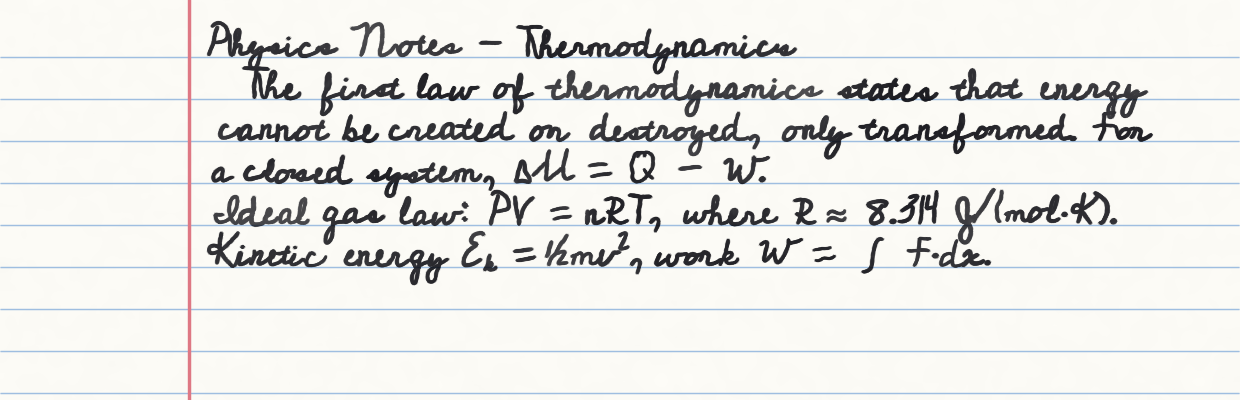
#> input picture samples/cursive-school.png, 1240 x 400 px
$ python -i preprocess.py   (imports and definitions only)
#> lines starting #> are read from the running program, lines starting #| are printed output that depends on the picture; after the words box and inside, x2 and y2 are one past the last pixel; in counts of white or black regions, pixels touching at a corner belong together
"""Clean up a photo/scan of a handwritten page and isolate the handwriting ink.

Steps: load (first PDF page or image) -> normalise size -> flatten photo perspective if a
page outline is visible -> separate ink from paper -> remove printed rules and margin
lines (repairing strokes that crossed them) -> straighten small rotations.
"""

from __future__ import annotations

from dataclasses import dataclass
from pathlib import Path

import cv2
import numpy as np
from PIL import Image, ImageOps

TARGET_WIDTH = 2400


@dataclass
class InkPage:
    rgb: np.ndarray  # straightened page image
    ink: np.ndarray  # bool mask of handwriting ink (printed lines removed)
    rules_y: list[float]  # y positions of printed rules (may be empty)
    skew_deg: float
    flattened: bool


def load_page_image(path: str | Path, page: int = 0) -> np.ndarray:
    path = Path(path)
    if path.suffix.lower() == ".pdf":
        import pymupdf

        with pymupdf.open(path) as doc:
            pix = doc[min(page, len(doc) - 1)].get_pixmap(dpi=300, colorspace=pymupdf.csRGB,
                                                           alpha=False)
            rgb = np.frombuffer(pix.samples, np.uint8).reshape(pix.height, pix.width, 3).copy()
    else:
        rgb = np.asarray(ImageOps.exif_transpose(Image.open(path)).convert("RGB"))
    h, w = rgb.shape[:2]
    scale = TARGET_WIDTH / w
    interp = cv2.INTER_AREA if scale < 1 else cv2.INTER_CUBIC
    return cv2.resize(rgb, (TARGET_WIDTH, max(1, round(h * scale))), interpolation=interp)


def flatten_photo(rgb: np.ndarray) -> tuple[np.ndarray, bool]:
    """If the photo shows the page outline against a darker background, warp it flat."""
    h, w = rgb.shape[:2]
#> h = 400; w = 1240
    small_scale = 800 / max(h, w)
#> small_scale = 0.645
    small = cv2.resize(rgb, None, fx=small_scale, fy=small_scale, interpolation=cv2.INTER_AREA)
    gray = cv2.GaussianBlur(cv2.cvtColor(small, cv2.COLOR_RGB2GRAY), (5, 5), 0)
    _, th = cv2.threshold(gray, 0, 255, cv2.THRESH_BINARY + cv2.THRESH_OTSU)
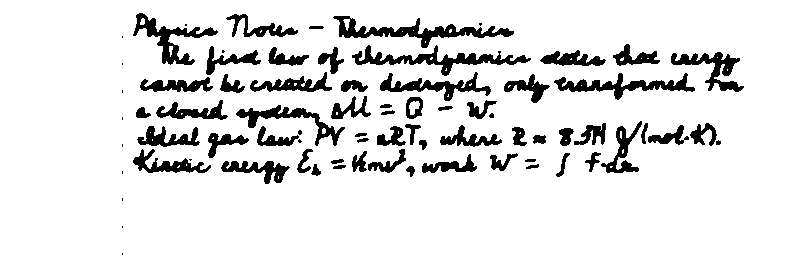
#> th: shape (258, 800); 88.8% white; 76 black regions (15 under 20 px), largest, box (x1, y1, x2, y2) and area: (333, 16, 514, 48) 1639, (352, 45, 531, 76) 1476, (554, 73, 695, 100) 1219
    th = cv2.morphologyEx(th, cv2.MORPH_CLOSE, np.ones((9, 9), np.uint8))
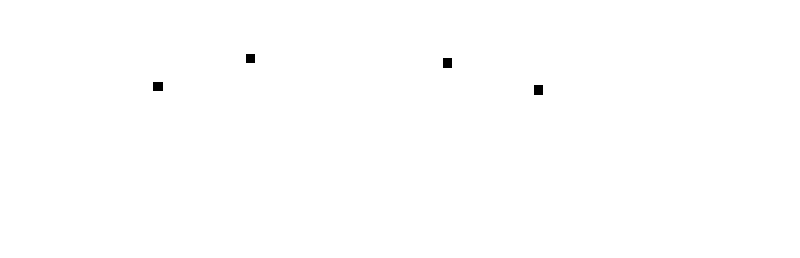
#> th: shape (258, 800); 99.8% white; 4 black regions, box (x1, y1, x2, y2) and area: (443, 58, 452, 68) 90, (153, 82, 163, 91) 90, (534, 85, 543, 95) 90, (246, 54, 255, 63) 81
    contours, _ = cv2.findContours(th, cv2.RETR_EXTERNAL, cv2.CHAIN_APPROX_SIMPLE)
#> contours = [[[0, 0], [0, 257], [799, 257], [799, 0]]]
    if not contours:
        return rgb, False
    c = max(contours, key=cv2.contourArea)
#> c = [[0, 0], [0, 257], [799, 257], [799, 0]]
    area = cv2.contourArea(c) / (small.shape[0] * small.shape[1])
#> area = 0.995
    if not 0.35 < area < 0.97:  # no visible page edge (a scan) or nothing page-like
        return rgb, False
    quad = cv2.approxPolyDP(c, 0.02 * cv2.arcLength(c, True), True)
    if len(quad) != 4:
        return rgb, False
    pts = quad.reshape(4, 2).astype(np.float32) / small_scale
    s, d = pts.sum(1), np.diff(pts, axis=1).ravel()
    tl, br, tr, bl = pts[np.argmin(s)], pts[np.argmax(s)], pts[np.argmin(d)], pts[np.argmax(d)]
    width = int(max(np.linalg.norm(tr - tl), np.linalg.norm(br - bl)))
    height = int(max(np.linalg.norm(bl - tl), np.linalg.norm(br - tr)))
    if width < 200 or height < 200:
        return rgb, False
    m = cv2.getPerspectiveTransform(np.array([tl, tr, br, bl]),
                                    np.array([[0, 0], [width, 0], [width, height], [0, height]],
                                             np.float32))
    warped = cv2.warpPerspective(rgb, m, (width, height), flags=cv2.INTER_CUBIC)
    scale = TARGET_WIDTH / width
    return cv2.resize(warped, None, fx=scale, fy=scale, interpolation=cv2.INTER_CUBIC), True


def extract_ink(rgb: np.ndarray, flatten: bool = True) -> InkPage:
    flattened = False
    if flatten:
        rgb, flattened = flatten_photo(rgb)
#> flattened = False
    h, w = rgb.shape[:2]
#> h = 400; w = 1240
    gray = cv2.cvtColor(rgb, cv2.COLOR_RGB2GRAY)
#> gray: shape (400, 1240)
    bg = cv2.medianBlur(gray, 51)
    dark = cv2.subtract(bg, gray)  # how much darker than local paper

    # Anything noticeably darker than paper: ink AND printed lines.
    faint = dark > 14
#> faint: shape (400, 1240) bool; 16.2% white; 22 white regions, largest, box (x1, y1, x2, y2) and area: (0, 0, 1240, 400) 78485, (758, 238, 804, 265) 463, (826, 209, 847, 223) 218
    # Printed rules: long thin horizontal runs; margin lines: long vertical runs.
    hk = cv2.getStructuringElement(cv2.MORPH_RECT, (max(40, w // 12), 1))
    vk = cv2.getStructuringElement(cv2.MORPH_RECT, (1, max(40, h // 10)))
#> vk = 40 values from 1 to 1
    hlines = cv2.morphologyEx(faint.astype(np.uint8), cv2.MORPH_OPEN, hk)
#> hlines: shape (400, 1240); values 0 (black) and 1 (white), 4.7% white in thin lines or dots, all inside (x1, y1, x2, y2) = (0, 57, 1240, 395)
    vlines = cv2.morphologyEx(faint.astype(np.uint8), cv2.MORPH_OPEN, vk)
#> vlines: shape (400, 1240); values 0 (black) and 1 (white), 0.46% white; 6 white regions, box (x1, y1, x2, y2) and area: (187, 0, 192, 400) 2000, (968, 199, 970, 245) 89, (256, 49, 257, 102) 53, (258, 47, 259, 91) 44, (517, 75, 518, 115) 40, (324, 77, 325, 117) 40
    lines = cv2.dilate(np.maximum(hlines, vlines), np.ones((3, 3), np.uint8)).astype(bool)
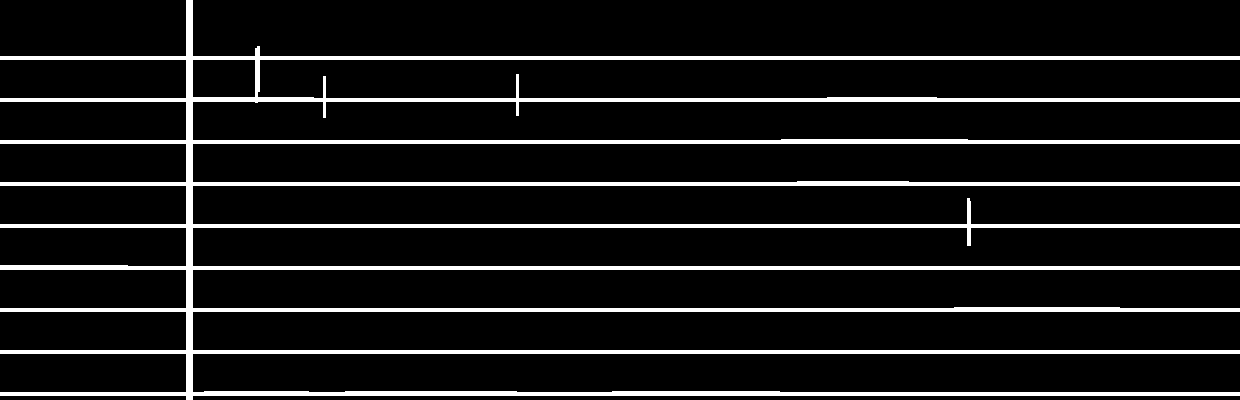
#> lines: shape (400, 1240) bool; 9.9% white; 1 white region, box (x1, y1, x2, y2) and area: (0, 0, 1240, 400) 49082

    # Ink threshold from the non-line dark pixels (Otsu), never below a sane floor.
    cand = dark[faint & ~lines]
    if cand.size > 100:
        t, _ = cv2.threshold(cand.reshape(-1, 1), 0, 255, cv2.THRESH_BINARY + cv2.THRESH_OTSU)
#> t = 128
        t = float(np.clip(t, 25, 120))
#> t = 120
    else:
        t = 40.0
    ink = dark > t
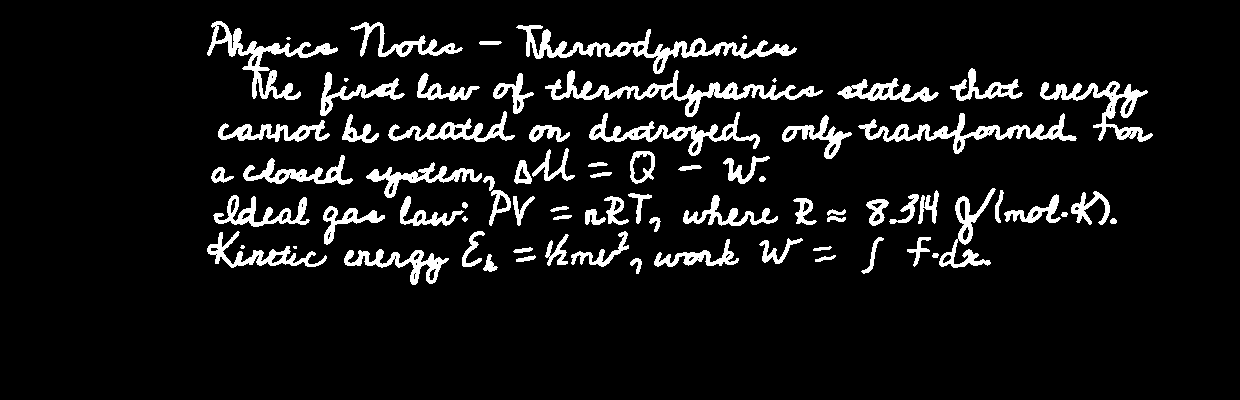
#> ink: shape (400, 1240) bool; 8.2% white; 78 white regions (6 under 20 px), largest, box (x1, y1, x2, y2) and area: (516, 25, 797, 74) 2865, (545, 70, 823, 117) 2657, (207, 21, 338, 100) 2122
    # Remove printed lines, but keep ink that is much darker than the line itself.
    line_level = np.median(dark[lines]) if lines.any() else 0
#> line_level = 16
    ink &= ~(lines & (dark < max(t, line_level * 1.6)))
    # Repair handwriting strokes that were cut where they crossed a rule.
    closed = cv2.morphologyEx(ink.astype(np.uint8), cv2.MORPH_CLOSE, np.ones((7, 1), np.uint8))
#> closed: shape (400, 1240); values 0 (black) and 1 (white), 9% white; 63 white regions, largest, box (x1, y1, x2, y2) and area: (516, 25, 797, 74) 3094, (545, 70, 823, 117) 2881, (207, 21, 338, 100) 2299
    ink |= closed.astype(bool) & lines
#> ink: shape (400, 1240) bool; 8.2% white; 78 white regions (6 under 20 px), largest, box (x1, y1, x2, y2) and area: (516, 25, 797, 74) 2879, (545, 70, 823, 117) 2670, (207, 21, 338, 100) 2137
    ink = _remove_specks(ink, min_area=12)

    rules = _rule_positions(hlines, w)
    skew = _skew(ink, rules, hlines)
    if abs(skew) > 0.1:
        rgb = _rotate(rgb, skew, (255, 255, 255))
        ink = _rotate(ink.astype(np.uint8) * 255, skew, 0) > 127
        hl = _rotate(hlines * 255, skew, 0) > 127
        rules = _rule_positions(hl.astype(np.uint8), w)
    return InkPage(rgb, ink, rules, skew, flattened)


def _remove_specks(mask: np.ndarray, min_area: int) -> np.ndarray:
#> called with min_area = 12
    n, labels, stats, _ = cv2.connectedComponentsWithStats(mask.astype(np.uint8), 8)
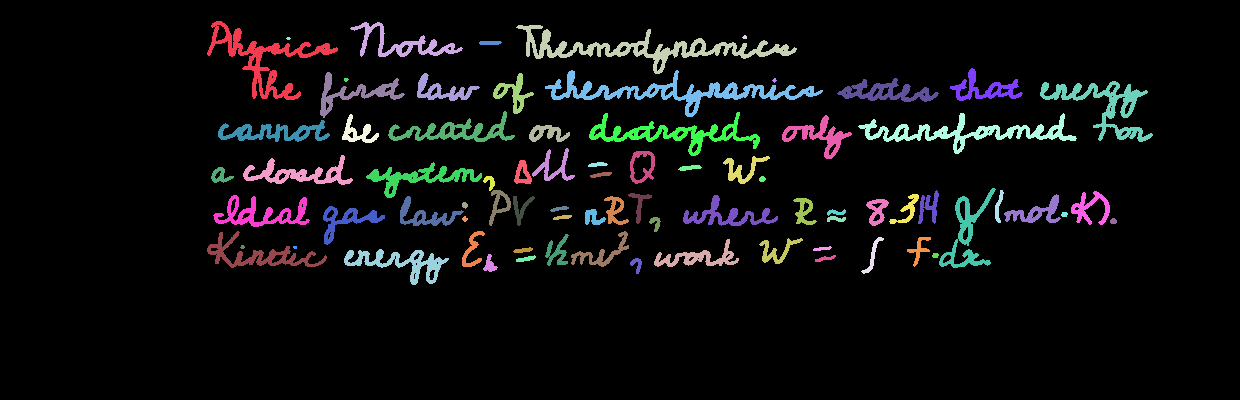
#> labels: shape (400, 1240) int32; 79 distinct labels, from 0 to 78; one colour per label, 0 black
#> n = 79; stats = 79 rows, first 6: [0, 0, 1240, 400, 455154], [207, 21, 131, 79, 2137], [350, 22, 113, 35, 1020], [516, 25, 281, 49, 2879], [742, 35, 5, 4, 15], [286, 37, 5, 3, 11]
    keep = np.zeros(n, bool)
    keep[1:] = stats[1:, cv2.CC_STAT_AREA] >= min_area
    return keep[labels]


def _rule_positions(hlines: np.ndarray, w: int) -> list[float]:
#> called with w = 1240
    cov = hlines.sum(1) / w
#> cov = 400 values, max 1 at index 57, min 0 at index 0, mean 0.0475
    rows = np.nonzero(cov > 0.3)[0]
#> rows = 19 values from 57 to 394
    out, start, prev = [], None, None
    for r in rows:
        if start is None:
            start = prev = r
        elif r > prev + 2:
            out.append((start + prev) / 2)
            start = r
        prev = r
#> this loop made 19 passes
#> (r, start) on passes 1, 3, 5, 7, 9, 11, 13, 15, 17: (57, 57), (99, 99), (141, 141), (183, 183), (225, 225), (267, 267), (309, 309), (351, 351), (392, 392)
#> r on passes 2, 4, 6, 8, 10, 12: 58, 100, 142, 184, 226, 268
#> after the loop, out = [57.5, 99.5, 141.5, 183.5, 225.5, 267.5, 309.5, 351.5]
#> in extract_ink, `rules = _rule_positions(hlines, w)`: rules = [57.5, 99.5, 141.5, 183.5, 225.5, 267.5, 309.5, 351.5, 393]
    if start is not None:
        out.append((start + prev) / 2)
    return [float(v) for v in out]


def _skew(ink: np.ndarray, rules: list[float], hlines: np.ndarray) -> float:
    src = hlines if len(rules) >= 3 else ink.astype(np.uint8)
    small = cv2.resize(src.astype(np.uint8) * 255, None, fx=0.25, fy=0.25,
                       interpolation=cv2.INTER_AREA)
#> small: shape (100, 310)
    best, score_best = 0.0, -1.0
    for a in np.arange(-4.0, 4.01, 0.1):
        rot = _rotate(small, a, 0) if abs(a) > 1e-6 else small
        score = float(np.var(rot.sum(1, dtype=np.float64)))
        if score > score_best:
            best, score_best = float(a), score
#> this loop made 81 passes
#> (score, best, score_best) on passes 1 to 12: (1006889.1, -4, 1006889.1), (1022949.3, -3.9, 1022949.3), (1091672.3, -3.8, 1091672.3), (1226006.7, -3.7, 1226006.7), (1407583.5, -3.6, 1407583.5), (1587965.5, -3.5, 1587965.5), (1753832.9, -3.4, 1753832.9), (1921642.7, -3.3, 1921642.7), (2091059.1, -3.2, 2091059.1), (2224739.4, -3.1, 2224739.4), (2314809.8, -3, 2314809.8), (2391402.5, -2.9, 2391402.5)
#> score on passes 15 to 20: 2449481.3, 2419898.3, 2329388.4, 2142758.1, 1884536.2, 1670344.4
#> pass 1, in _skew, `rot = _rotate(small, a, 0) if abs(a) > 1e-6 else small`:
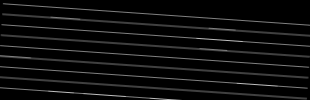
#> rot: shape (100, 310); min 0, max 191, mean 11.5
#> pass 3, in _skew, `rot = _rotate(small, a, 0) if abs(a) > 1e-6 else small`:
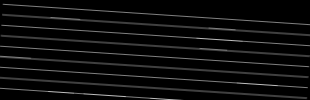
#> rot: shape (100, 310); min 0, max 191, mean 11.5
#> after the loop, best = 3.55e-15; score_best = 109462615.7
    return best


def _rotate(img: np.ndarray, angle: float, border) -> np.ndarray:
    h, w = img.shape[:2]
    m = cv2.getRotationMatrix2D((w / 2, h / 2), angle, 1.0)
    return cv2.warpAffine(img, m, (w, h), flags=cv2.INTER_LINEAR,
                          borderMode=cv2.BORDER_CONSTANT, borderValue=border)

>>> import cv2
>>> picture = cv2.cvtColor(cv2.imread('../../../samples/cursive-school.png'), cv2.COLOR_BGR2RGB)
>>> result = extract_ink(picture)
#> in extract_ink, `skew = _skew(ink, rules, hlines)`: skew = 3.55e-15

$ run again, on samples/print.png
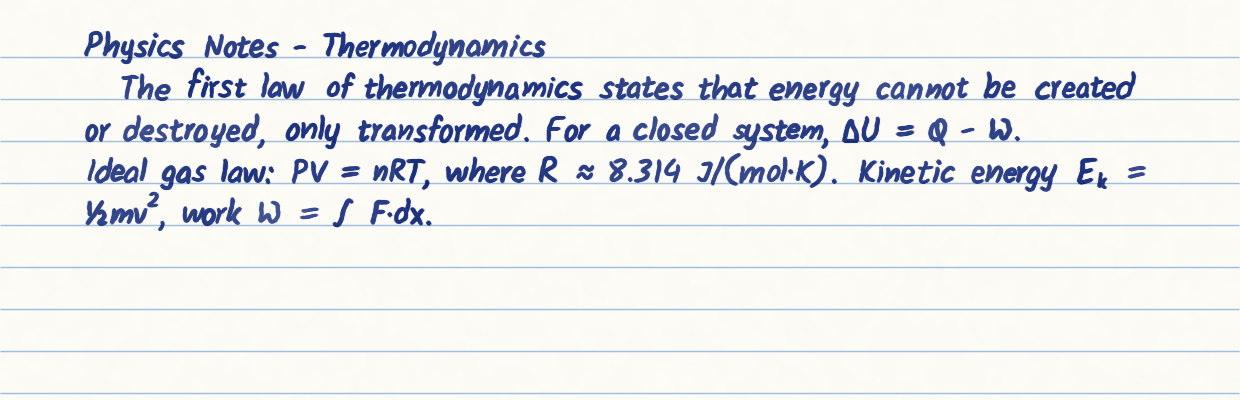
#> input picture samples/print.png, 1240 x 400 px
#> in flatten_photo, `th = cv2.morphologyEx(th, cv2.MORPH_CLOSE, np.ones((9, 9), np.uint8))`:
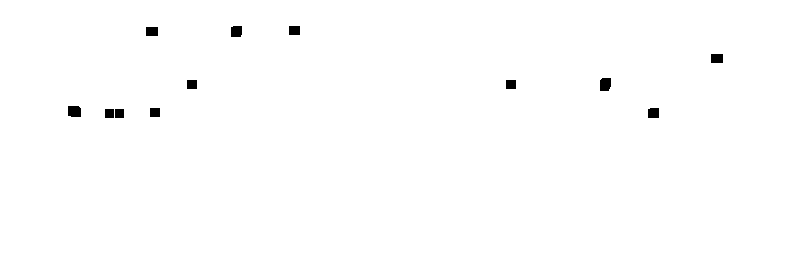
#> th: shape (258, 800); 99.4% white; 12 black regions, largest, box (x1, y1, x2, y2) and area: (68, 106, 81, 117) 137, (600, 78, 611, 91) 134, (231, 26, 242, 37) 117
#> contours = [[[0, 0], [0, 257], [799, 257], [799, 0]]]
#> c = [[0, 0], [0, 257], [799, 257], [799, 0]]
#> area = 0.995
#> flattened = False
#> faint: shape (400, 1240) bool; 14% white; 26 white regions, largest, box (x1, y1, x2, y2) and area: (0, 67, 1240, 107) 13775, (0, 153, 1240, 192) 13105, (0, 113, 1240, 151) 12563
#> hlines: shape (400, 1240); values 0 (black) and 1 (white), 4.8% white in thin lines or dots, all inside (x1, y1, x2, y2) = (0, 56, 1240, 395)
#> vlines: shape (400, 1240); every value is 0
#> lines: shape (400, 1240) bool; 9.3% white; 9 white regions, largest, box (x1, y1, x2, y2) and area: (0, 391, 1240, 396) 5405, (0, 265, 1240, 270) 5345, (0, 223, 1240, 228) 5277
#> t = 118
#> line_level = 16
#> closed: shape (400, 1240); values 0 (black) and 1 (white), 7.1% white; 167 white regions (8 under 20 px), largest, box (x1, y1, x2, y2) and area: (733, 120, 823, 150) 1135, (985, 165, 1040, 192) 712, (95, 157, 139, 184) 614
#> labels: shape (400, 1240) int32; 189 distinct labels, from 0 to 188
#> n = 189; stats = 189 rows, first 6: [0, 0, 1240, 400, 464165], [84, 31, 19, 25, 194], [103, 31, 17, 27, 209], [417, 31, 20, 26, 199], [153, 33, 5, 5, 19], [323, 32, 31, 26, 354]
#> cov = 400 values, max 1 at index 57, min 0 at index 0, mean 0.0481
#> rows = 20 values from 57 to 394
#> the loop in _rule_positions, `for r in rows:` made 20 passes
#> (r, start) on passes 1, 3, 5, 7, 9, 11, 14, 16: (57, 57), (99, 99), (141, 141), (183, 183), (225, 225), (266, 266), (309, 309), (351, 351)
#> after the loop in _rule_positions, `for r in rows:`: out = [57.5, 99.5, 141.5, 183.5, 225.5, 267, 309.5, 351.5]
#> rules = [57.5, 99.5, 141.5, 183.5, 225.5, 267, 309.5, 351.5, 393]
#> the loop in _skew, `for a in np.arange(-4.0, 4.01, 0.1):` made 81 passes
#> (score, best, score_best) on passes 1, 3, 4, 5, 6, 7, 8, 9: (1134590.1, -4, 1134590.1), (1159612.1, -3.8, 1159612.1), (1266508.7, -3.7, 1266508.7), (1419868.9, -3.6, 1419868.9), (1569041.9, -3.5, 1569041.9), (1700491.1, -3.4, 1700491.1), (1833091.7, -3.3, 1833091.7), (1976678.4, -3.2, 1976678.4)
#> pass 3, in _skew, `rot = _rotate(small, a, 0) if abs(a) > 1e-6 else small`:
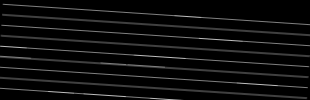
#> rot: shape (100, 310); min 0, max 191, mean 11.7
#> after the loop in _skew, `for a in np.arange(-4.0, 4.01, 0.1):`: best = 3.55e-15; score_best = 114076312.8
#> skew = 3.55e-15
